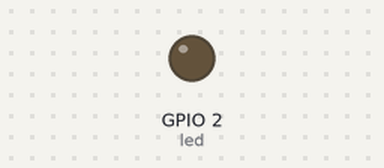
The program below on a simulated ESP32 board running MicroPython. On the bench: output pins drawn as LEDs (lit = HIGH).

Above: at 0.05 s.
At 2.75 s:
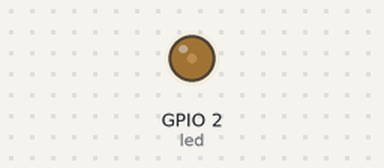
At 5.5 s:
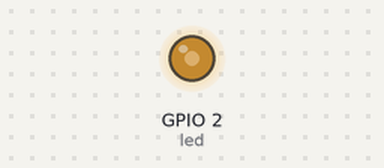
At 11.0 s:
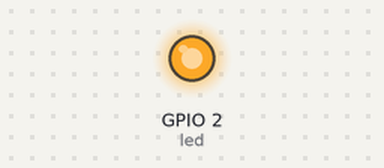
Timing chart, 0 to 14.3 s (numbered marks = the images above):
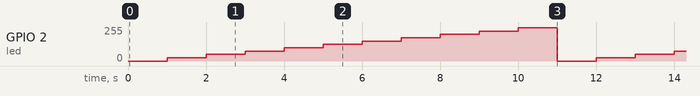

Measured:
- by itself, GPIO 2 (led): repeats every 11.0 s: 50/255 1.0 s, 75/255 1.0 s, 100/255 1.0 s, 125/255 1.0 s, 150/255 1.0 s, 174/255 1.0 s, 199/255 1.0 s, 224/255 1.0 s, 249/255 1.0 s, 0/255 1.0 s, 25/255 1.0 s

The program:

pwm-example.py
```python
'''
In MicroPython, control LED brightness on ESP32 by using PWM on
PIN 2 for LED intensity adjustment.
'''

from machine import Pin, PWM
from time import sleep

frequency = 5000
led = PWM(Pin(2), frequency)

while True:
  for duty_cycle in range(0, 1024,100):
    led.duty(duty_cycle)
    sleep(1)
```
